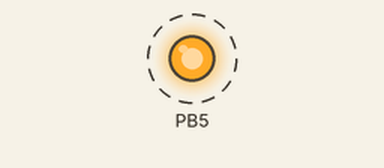
Simulated run of this program. Board: ATmega328P, built with avr-gcc and emulated at 16 MHz. Shown: output pins drawn as LEDs (lit = HIGH). Dashed ring = blinking.

Above: at 0.2 s.
Timing chart, 0 to 3.0 s (numbered marks = the images above):
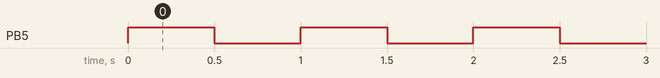

The program:

main.c
```c
/*
 * Primeiro Programa.c
 *
 * Created: 09/06/2025 21:58:02
 * Author : rafae
 */

#define F_CPU 16000000UL
#include <avr/io.h>
#include <util/delay.h>

int main(void)
{
    /* Replace with your application code */
	DDRB = 0b00100000; //Habilita o pino PB5 como saída
    while (1)
    {
		PORTB = 0b00100000; //Pino PB5 em nível alto
		_delay_ms(500);
		PORTB = 0b00000000; //Pino PB5 em nível baixo
		_delay_ms(500);
    }
}
```

Measured:
- by itself, PB5: alternates HIGH for 0.50 s and LOW for 0.50 s
